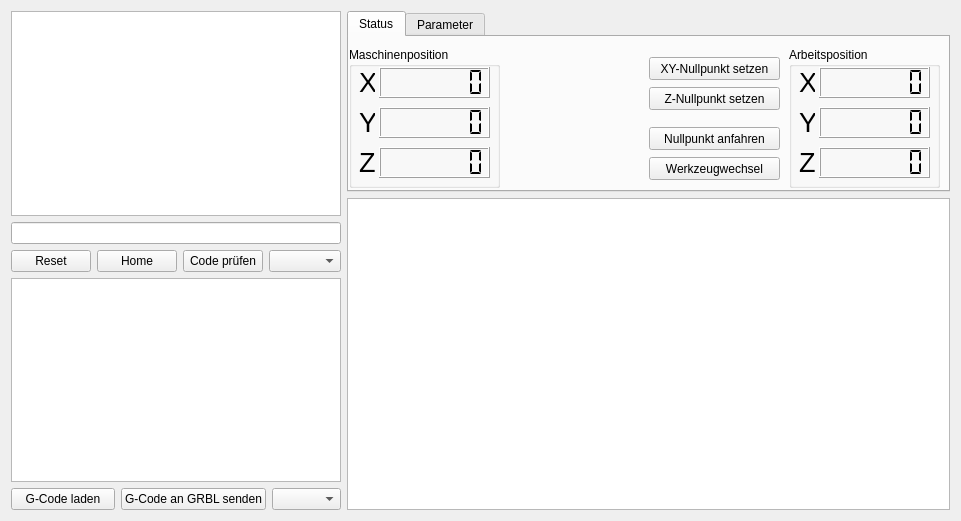
<?xml version="1.0" encoding="UTF-8"?>
<ui version="4.0">
 <class>MainWindow</class>
 <widget class="QMainWindow" name="MainWindow">
  <property name="geometry">
   <rect>
    <x>0</x>
    <y>0</y>
    <width>961</width>
    <height>521</height>
   </rect>
  </property>
  <property name="windowTitle">
   <string>GRBLfront</string>
  </property>
  <widget class="QWidget" name="centralWidget">
   <layout class="QFormLayout" name="formLayout">
    <property name="fieldGrowthPolicy">
     <enum>QFormLayout::AllNonFixedFieldsGrow</enum>
    </property>
    <item row="0" column="0">
     <layout class="QVBoxLayout" name="verticalLayout">
      <property name="spacing">
       <number>6</number>
      </property>
      <item>
       <widget class="QTextEdit" name="actionEdit">
        <property name="maximumSize">
         <size>
          <width>369</width>
          <height>16777215</height>
         </size>
        </property>
        <property name="readOnly">
         <bool>true</bool>
        </property>
       </widget>
      </item>
      <item>
       <widget class="QLineEdit" name="stateEdit">
        <property name="minimumSize">
         <size>
          <width>314</width>
          <height>20</height>
         </size>
        </property>
       </widget>
      </item>
      <item>
       <layout class="QHBoxLayout" name="horizontalLayout">
        <item>
         <widget class="QPushButton" name="resetButton">
          <property name="maximumSize">
           <size>
            <width>88</width>
            <height>16777215</height>
           </size>
          </property>
          <property name="text">
           <string>Reset</string>
          </property>
         </widget>
        </item>
        <item>
         <widget class="QPushButton" name="homeButton">
          <property name="maximumSize">
           <size>
            <width>87</width>
            <height>16777215</height>
           </size>
          </property>
          <property name="text">
           <string>Home</string>
          </property>
         </widget>
        </item>
        <item>
         <widget class="QPushButton" name="checkButton">
          <property name="maximumSize">
           <size>
            <width>87</width>
            <height>16777215</height>
           </size>
          </property>
          <property name="text">
           <string>Code prüfen</string>
          </property>
         </widget>
        </item>
        <item>
         <widget class="QComboBox" name="keypadcom">
          <property name="toolTip">
           <string>&lt;html&gt;&lt;head/&gt;&lt;body&gt;&lt;p&gt;KeyPad comport&lt;/p&gt;&lt;/body&gt;&lt;/html&gt;</string>
          </property>
         </widget>
        </item>
       </layout>
      </item>
      <item>
       <widget class="QTextEdit" name="gcodeEdit">
        <property name="maximumSize">
         <size>
          <width>369</width>
          <height>16777215</height>
         </size>
        </property>
       </widget>
      </item>
      <item>
       <layout class="QHBoxLayout" name="horizontalLayout_2">
        <item>
         <widget class="QPushButton" name="gloadButton">
          <property name="maximumSize">
           <size>
            <width>181</width>
            <height>16777215</height>
           </size>
          </property>
          <property name="text">
           <string>G-Code laden</string>
          </property>
         </widget>
        </item>
        <item>
         <widget class="QPushButton" name="gsendButton">
          <property name="maximumSize">
           <size>
            <width>180</width>
            <height>16777215</height>
           </size>
          </property>
          <property name="text">
           <string>G-Code an GRBL senden</string>
          </property>
         </widget>
        </item>
        <item>
         <widget class="QComboBox" name="grblcom">
          <property name="maximumSize">
           <size>
            <width>69</width>
            <height>16777215</height>
           </size>
          </property>
          <property name="toolTip">
           <string>&lt;html&gt;&lt;head/&gt;&lt;body&gt;&lt;p&gt;GRBL comport&lt;/p&gt;&lt;/body&gt;&lt;/html&gt;</string>
          </property>
          <property name="insertPolicy">
           <enum>QComboBox::InsertAtBottom</enum>
          </property>
         </widget>
        </item>
       </layout>
      </item>
     </layout>
    </item>
    <item row="0" column="1">
     <layout class="QVBoxLayout" name="verticalLayout_2">
      <item>
       <widget class="QTabWidget" name="tabWidget">
        <property name="minimumSize">
         <size>
          <width>601</width>
          <height>181</height>
         </size>
        </property>
        <property name="maximumSize">
         <size>
          <width>16777215</width>
          <height>181</height>
         </size>
        </property>
        <property name="currentIndex">
         <number>0</number>
        </property>
        <widget class="QWidget" name="tab">
         <attribute name="title">
          <string>Status</string>
         </attribute>
         <widget class="QGroupBox" name="groupBox_2">
          <property name="geometry">
           <rect>
            <x>0</x>
            <y>10</y>
            <width>151</width>
            <height>141</height>
           </rect>
          </property>
          <property name="title">
           <string>Maschinenposition</string>
          </property>
          <widget class="QLCDNumber" name="lcdMXpos">
           <property name="geometry">
            <rect>
             <x>30</x>
             <y>20</y>
             <width>111</width>
             <height>31</height>
            </rect>
           </property>
           <property name="digitCount">
            <number>7</number>
           </property>
           <property name="segmentStyle">
            <enum>QLCDNumber::Flat</enum>
           </property>
          </widget>
          <widget class="QLCDNumber" name="lcdMYpos">
           <property name="geometry">
            <rect>
             <x>30</x>
             <y>60</y>
             <width>111</width>
             <height>31</height>
            </rect>
           </property>
           <property name="digitCount">
            <number>7</number>
           </property>
           <property name="segmentStyle">
            <enum>QLCDNumber::Flat</enum>
           </property>
          </widget>
          <widget class="QLCDNumber" name="lcdMZpos">
           <property name="geometry">
            <rect>
             <x>30</x>
             <y>100</y>
             <width>111</width>
             <height>31</height>
            </rect>
           </property>
           <property name="smallDecimalPoint">
            <bool>false</bool>
           </property>
           <property name="digitCount">
            <number>7</number>
           </property>
           <property name="segmentStyle">
            <enum>QLCDNumber::Flat</enum>
           </property>
          </widget>
          <widget class="QLabel" name="label">
           <property name="geometry">
            <rect>
             <x>10</x>
             <y>20</y>
             <width>16</width>
             <height>31</height>
            </rect>
           </property>
           <property name="text">
            <string>&lt;html&gt;&lt;head/&gt;&lt;body&gt;&lt;p&gt;&lt;span style=&quot; font-size:20pt;&quot;&gt;X&lt;/span&gt;&lt;/p&gt;&lt;/body&gt;&lt;/html&gt;</string>
           </property>
          </widget>
          <widget class="QLabel" name="label_2">
           <property name="geometry">
            <rect>
             <x>10</x>
             <y>60</y>
             <width>16</width>
             <height>31</height>
            </rect>
           </property>
           <property name="text">
            <string>&lt;html&gt;&lt;head/&gt;&lt;body&gt;&lt;p&gt;&lt;span style=&quot; font-size:20pt;&quot;&gt;Y&lt;/span&gt;&lt;/p&gt;&lt;/body&gt;&lt;/html&gt;</string>
           </property>
          </widget>
          <widget class="QLabel" name="label_3">
           <property name="geometry">
            <rect>
             <x>10</x>
             <y>100</y>
             <width>16</width>
             <height>31</height>
            </rect>
           </property>
           <property name="text">
            <string>&lt;html&gt;&lt;head/&gt;&lt;body&gt;&lt;p&gt;&lt;span style=&quot; font-size:20pt;&quot;&gt;Z&lt;/span&gt;&lt;/p&gt;&lt;/body&gt;&lt;/html&gt;</string>
           </property>
          </widget>
         </widget>
         <widget class="QGroupBox" name="groupBox_3">
          <property name="geometry">
           <rect>
            <x>440</x>
            <y>10</y>
            <width>151</width>
            <height>141</height>
           </rect>
          </property>
          <property name="title">
           <string>Arbeitsposition</string>
          </property>
          <widget class="QLCDNumber" name="lcdWXpos">
           <property name="geometry">
            <rect>
             <x>30</x>
             <y>20</y>
             <width>111</width>
             <height>31</height>
            </rect>
           </property>
           <property name="digitCount">
            <number>7</number>
           </property>
           <property name="segmentStyle">
            <enum>QLCDNumber::Flat</enum>
           </property>
          </widget>
          <widget class="QLCDNumber" name="lcdWYpos">
           <property name="geometry">
            <rect>
             <x>30</x>
             <y>60</y>
             <width>111</width>
             <height>31</height>
            </rect>
           </property>
           <property name="digitCount">
            <number>7</number>
           </property>
           <property name="segmentStyle">
            <enum>QLCDNumber::Flat</enum>
           </property>
          </widget>
          <widget class="QLCDNumber" name="lcdWZpos">
           <property name="geometry">
            <rect>
             <x>30</x>
             <y>100</y>
             <width>111</width>
             <height>31</height>
            </rect>
           </property>
           <property name="smallDecimalPoint">
            <bool>false</bool>
           </property>
           <property name="digitCount">
            <number>7</number>
           </property>
           <property name="segmentStyle">
            <enum>QLCDNumber::Flat</enum>
           </property>
          </widget>
          <widget class="QLabel" name="label_4">
           <property name="geometry">
            <rect>
             <x>10</x>
             <y>20</y>
             <width>16</width>
             <height>31</height>
            </rect>
           </property>
           <property name="text">
            <string>&lt;html&gt;&lt;head/&gt;&lt;body&gt;&lt;p&gt;&lt;span style=&quot; font-size:20pt;&quot;&gt;X&lt;/span&gt;&lt;/p&gt;&lt;/body&gt;&lt;/html&gt;</string>
           </property>
          </widget>
          <widget class="QLabel" name="label_5">
           <property name="geometry">
            <rect>
             <x>10</x>
             <y>60</y>
             <width>16</width>
             <height>31</height>
            </rect>
           </property>
           <property name="text">
            <string>&lt;html&gt;&lt;head/&gt;&lt;body&gt;&lt;p&gt;&lt;span style=&quot; font-size:20pt;&quot;&gt;Y&lt;/span&gt;&lt;/p&gt;&lt;/body&gt;&lt;/html&gt;</string>
           </property>
          </widget>
          <widget class="QLabel" name="label_6">
           <property name="geometry">
            <rect>
             <x>10</x>
             <y>100</y>
             <width>16</width>
             <height>31</height>
            </rect>
           </property>
           <property name="text">
            <string>&lt;html&gt;&lt;head/&gt;&lt;body&gt;&lt;p&gt;&lt;span style=&quot; font-size:20pt;&quot;&gt;Z&lt;/span&gt;&lt;/p&gt;&lt;/body&gt;&lt;/html&gt;</string>
           </property>
          </widget>
         </widget>
         <widget class="QPushButton" name="xynullButton">
          <property name="geometry">
           <rect>
            <x>300</x>
            <y>20</y>
            <width>131</width>
            <height>23</height>
           </rect>
          </property>
          <property name="text">
           <string>XY-Nullpunkt setzen</string>
          </property>
         </widget>
         <widget class="QPushButton" name="znullButton">
          <property name="geometry">
           <rect>
            <x>300</x>
            <y>50</y>
            <width>131</width>
            <height>23</height>
           </rect>
          </property>
          <property name="text">
           <string>Z-Nullpunkt setzen</string>
          </property>
         </widget>
         <widget class="QPushButton" name="gonullButton">
          <property name="geometry">
           <rect>
            <x>300</x>
            <y>90</y>
            <width>131</width>
            <height>23</height>
           </rect>
          </property>
          <property name="text">
           <string>Nullpunkt anfahren</string>
          </property>
         </widget>
         <widget class="QPushButton" name="gotoollButton">
          <property name="geometry">
           <rect>
            <x>300</x>
            <y>120</y>
            <width>131</width>
            <height>23</height>
           </rect>
          </property>
          <property name="text">
           <string>Werkzeugwechsel</string>
          </property>
         </widget>
         <widget class="QLabel" name="stateView">
          <property name="geometry">
           <rect>
            <x>270</x>
            <y>20</y>
            <width>21</width>
            <height>121</height>
           </rect>
          </property>
          <property name="text">
           <string/>
          </property>
         </widget>
        </widget>
        <widget class="QWidget" name="tab_2">
         <attribute name="title">
          <string>Parameter</string>
         </attribute>
         <widget class="QLineEdit" name="xsmmEdit">
          <property name="geometry">
           <rect>
            <x>10</x>
            <y>10</y>
            <width>51</width>
            <height>20</height>
           </rect>
          </property>
          <property name="alignment">
           <set>Qt::AlignRight|Qt::AlignTrailing|Qt::AlignVCenter</set>
          </property>
         </widget>
         <widget class="QLabel" name="label_7">
          <property name="geometry">
           <rect>
            <x>70</x>
            <y>10</y>
            <width>71</width>
            <height>21</height>
           </rect>
          </property>
          <property name="text">
           <string>X-Schritte/mm</string>
          </property>
         </widget>
         <widget class="QLabel" name="label_8">
          <property name="geometry">
           <rect>
            <x>70</x>
            <y>30</y>
            <width>71</width>
            <height>21</height>
           </rect>
          </property>
          <property name="text">
           <string>Y-Schritte/mm</string>
          </property>
         </widget>
         <widget class="QLineEdit" name="ysmmEdit">
          <property name="geometry">
           <rect>
            <x>10</x>
            <y>30</y>
            <width>51</width>
            <height>20</height>
           </rect>
          </property>
          <property name="alignment">
           <set>Qt::AlignRight|Qt::AlignTrailing|Qt::AlignVCenter</set>
          </property>
         </widget>
         <widget class="QLabel" name="label_9">
          <property name="geometry">
           <rect>
            <x>70</x>
            <y>50</y>
            <width>71</width>
            <height>21</height>
           </rect>
          </property>
          <property name="text">
           <string>Z-Schritte/mm</string>
          </property>
         </widget>
         <widget class="QLineEdit" name="zsmmEdit">
          <property name="geometry">
           <rect>
            <x>10</x>
            <y>50</y>
            <width>51</width>
            <height>20</height>
           </rect>
          </property>
          <property name="alignment">
           <set>Qt::AlignRight|Qt::AlignTrailing|Qt::AlignVCenter</set>
          </property>
         </widget>
         <widget class="QLabel" name="label_10">
          <property name="geometry">
           <rect>
            <x>210</x>
            <y>30</y>
            <width>61</width>
            <height>21</height>
           </rect>
          </property>
          <property name="text">
           <string>Ymax mm/s</string>
          </property>
         </widget>
         <widget class="QLabel" name="label_11">
          <property name="geometry">
           <rect>
            <x>210</x>
            <y>10</y>
            <width>61</width>
            <height>21</height>
           </rect>
          </property>
          <property name="text">
           <string>Xmax mm/s</string>
          </property>
         </widget>
         <widget class="QLineEdit" name="xmaxEdit">
          <property name="geometry">
           <rect>
            <x>150</x>
            <y>10</y>
            <width>51</width>
            <height>20</height>
           </rect>
          </property>
          <property name="alignment">
           <set>Qt::AlignRight|Qt::AlignTrailing|Qt::AlignVCenter</set>
          </property>
         </widget>
         <widget class="QLineEdit" name="zmaxEdit">
          <property name="geometry">
           <rect>
            <x>150</x>
            <y>50</y>
            <width>51</width>
            <height>20</height>
           </rect>
          </property>
          <property name="alignment">
           <set>Qt::AlignRight|Qt::AlignTrailing|Qt::AlignVCenter</set>
          </property>
         </widget>
         <widget class="QLabel" name="label_12">
          <property name="geometry">
           <rect>
            <x>210</x>
            <y>50</y>
            <width>61</width>
            <height>21</height>
           </rect>
          </property>
          <property name="text">
           <string>Zmax mm/s</string>
          </property>
         </widget>
         <widget class="QLineEdit" name="ymaxEdit">
          <property name="geometry">
           <rect>
            <x>150</x>
            <y>30</y>
            <width>51</width>
            <height>20</height>
           </rect>
          </property>
          <property name="alignment">
           <set>Qt::AlignRight|Qt::AlignTrailing|Qt::AlignVCenter</set>
          </property>
         </widget>
         <widget class="QLabel" name="label_13">
          <property name="geometry">
           <rect>
            <x>340</x>
            <y>30</y>
            <width>71</width>
            <height>21</height>
           </rect>
          </property>
          <property name="text">
           <string>Yacc mm/s^2</string>
          </property>
         </widget>
         <widget class="QLabel" name="label_14">
          <property name="geometry">
           <rect>
            <x>340</x>
            <y>10</y>
            <width>71</width>
            <height>21</height>
           </rect>
          </property>
          <property name="text">
           <string>Xacc mm/s^2</string>
          </property>
         </widget>
         <widget class="QLineEdit" name="xaccEdit">
          <property name="geometry">
           <rect>
            <x>280</x>
            <y>10</y>
            <width>51</width>
            <height>20</height>
           </rect>
          </property>
          <property name="alignment">
           <set>Qt::AlignRight|Qt::AlignTrailing|Qt::AlignVCenter</set>
          </property>
         </widget>
         <widget class="QLineEdit" name="zaccEdit">
          <property name="geometry">
           <rect>
            <x>280</x>
            <y>50</y>
            <width>51</width>
            <height>20</height>
           </rect>
          </property>
          <property name="alignment">
           <set>Qt::AlignRight|Qt::AlignTrailing|Qt::AlignVCenter</set>
          </property>
         </widget>
         <widget class="QLabel" name="label_15">
          <property name="geometry">
           <rect>
            <x>340</x>
            <y>50</y>
            <width>71</width>
            <height>21</height>
           </rect>
          </property>
          <property name="text">
           <string>Zacc mm/s^2</string>
          </property>
         </widget>
         <widget class="QLineEdit" name="yaccEdit">
          <property name="geometry">
           <rect>
            <x>280</x>
            <y>30</y>
            <width>51</width>
            <height>20</height>
           </rect>
          </property>
          <property name="alignment">
           <set>Qt::AlignRight|Qt::AlignTrailing|Qt::AlignVCenter</set>
          </property>
         </widget>
         <widget class="QGroupBox" name="groupBox_4">
          <property name="geometry">
           <rect>
            <x>10</x>
            <y>70</y>
            <width>191</width>
            <height>81</height>
           </rect>
          </property>
          <property name="title">
           <string>Signalinvertierungen</string>
          </property>
          <widget class="QCheckBox" name="xstepBox">
           <property name="geometry">
            <rect>
             <x>10</x>
             <y>20</y>
             <width>61</width>
             <height>17</height>
            </rect>
           </property>
           <property name="text">
            <string>X_Step</string>
           </property>
          </widget>
          <widget class="QCheckBox" name="ystepBox">
           <property name="geometry">
            <rect>
             <x>10</x>
             <y>40</y>
             <width>61</width>
             <height>17</height>
            </rect>
           </property>
           <property name="text">
            <string>Y_Step</string>
           </property>
          </widget>
          <widget class="QCheckBox" name="zstepBox">
           <property name="geometry">
            <rect>
             <x>10</x>
             <y>60</y>
             <width>61</width>
             <height>17</height>
            </rect>
           </property>
           <property name="text">
            <string>Z_Step</string>
           </property>
          </widget>
          <widget class="QCheckBox" name="zdirBox">
           <property name="geometry">
            <rect>
             <x>70</x>
             <y>60</y>
             <width>51</width>
             <height>17</height>
            </rect>
           </property>
           <property name="text">
            <string>Z_Dir</string>
           </property>
          </widget>
          <widget class="QCheckBox" name="ydirBox">
           <property name="geometry">
            <rect>
             <x>70</x>
             <y>40</y>
             <width>51</width>
             <height>17</height>
            </rect>
           </property>
           <property name="text">
            <string>Y_Dir</string>
           </property>
          </widget>
          <widget class="QCheckBox" name="xdirBox">
           <property name="geometry">
            <rect>
             <x>70</x>
             <y>20</y>
             <width>51</width>
             <height>17</height>
            </rect>
           </property>
           <property name="text">
            <string>X_Dir</string>
           </property>
          </widget>
          <widget class="QCheckBox" name="zhomeBox">
           <property name="geometry">
            <rect>
             <x>120</x>
             <y>60</y>
             <width>61</width>
             <height>17</height>
            </rect>
           </property>
           <property name="text">
            <string>Z_Home</string>
           </property>
          </widget>
          <widget class="QCheckBox" name="yhomeBox">
           <property name="geometry">
            <rect>
             <x>120</x>
             <y>40</y>
             <width>61</width>
             <height>17</height>
            </rect>
           </property>
           <property name="text">
            <string>Y_Home</string>
           </property>
          </widget>
          <widget class="QCheckBox" name="xhomeBox">
           <property name="geometry">
            <rect>
             <x>120</x>
             <y>20</y>
             <width>61</width>
             <height>17</height>
            </rect>
           </property>
           <property name="text">
            <string>X_Home</string>
           </property>
          </widget>
         </widget>
         <widget class="QCheckBox" name="inchBox">
          <property name="geometry">
           <rect>
            <x>210</x>
            <y>80</y>
            <width>41</width>
            <height>17</height>
           </rect>
          </property>
          <property name="text">
           <string>Inch</string>
          </property>
         </widget>
         <widget class="QCheckBox" name="hardlimitBox">
          <property name="geometry">
           <rect>
            <x>210</x>
            <y>100</y>
            <width>91</width>
            <height>17</height>
           </rect>
          </property>
          <property name="text">
           <string>Limit Schalter</string>
          </property>
         </widget>
         <widget class="QCheckBox" name="homecycleBox">
          <property name="geometry">
           <rect>
            <x>210</x>
            <y>120</y>
            <width>91</width>
            <height>17</height>
           </rect>
          </property>
          <property name="text">
           <string>Home Schalter</string>
          </property>
         </widget>
         <widget class="QCheckBox" name="autostartBox">
          <property name="geometry">
           <rect>
            <x>260</x>
            <y>80</y>
            <width>71</width>
            <height>17</height>
           </rect>
          </property>
          <property name="text">
           <string>AutoStart</string>
          </property>
         </widget>
         <widget class="QCheckBox" name="invstepBox">
          <property name="geometry">
           <rect>
            <x>340</x>
            <y>80</y>
            <width>71</width>
            <height>17</height>
           </rect>
          </property>
          <property name="text">
           <string>InvertStep</string>
          </property>
         </widget>
         <widget class="QPushButton" name="paramreadButton">
          <property name="geometry">
           <rect>
            <x>340</x>
            <y>110</y>
            <width>71</width>
            <height>21</height>
           </rect>
          </property>
          <property name="text">
           <string>Lesen</string>
          </property>
         </widget>
         <widget class="QPushButton" name="paramwriteButton">
          <property name="geometry">
           <rect>
            <x>340</x>
            <y>130</y>
            <width>71</width>
            <height>21</height>
           </rect>
          </property>
          <property name="text">
           <string>Schreiben</string>
          </property>
         </widget>
         <widget class="QLineEdit" name="homeseekEdit">
          <property name="geometry">
           <rect>
            <x>420</x>
            <y>10</y>
            <width>51</width>
            <height>20</height>
           </rect>
          </property>
          <property name="alignment">
           <set>Qt::AlignRight|Qt::AlignTrailing|Qt::AlignVCenter</set>
          </property>
         </widget>
         <widget class="QLabel" name="label_16">
          <property name="geometry">
           <rect>
            <x>480</x>
            <y>10</y>
            <width>111</width>
            <height>21</height>
           </rect>
          </property>
          <property name="text">
           <string>Home Suchtempo mm/s</string>
          </property>
         </widget>
         <widget class="QLineEdit" name="homefeedEdit">
          <property name="geometry">
           <rect>
            <x>420</x>
            <y>30</y>
            <width>51</width>
            <height>20</height>
           </rect>
          </property>
          <property name="alignment">
           <set>Qt::AlignRight|Qt::AlignTrailing|Qt::AlignVCenter</set>
          </property>
         </widget>
         <widget class="QLabel" name="label_17">
          <property name="geometry">
           <rect>
            <x>480</x>
            <y>30</y>
            <width>111</width>
            <height>21</height>
           </rect>
          </property>
          <property name="text">
           <string>Home Anfahrt mm/s</string>
          </property>
         </widget>
         <widget class="QLineEdit" name="plenEdit">
          <property name="geometry">
           <rect>
            <x>420</x>
            <y>50</y>
            <width>51</width>
            <height>20</height>
           </rect>
          </property>
          <property name="alignment">
           <set>Qt::AlignRight|Qt::AlignTrailing|Qt::AlignVCenter</set>
          </property>
         </widget>
         <widget class="QLabel" name="label_35">
          <property name="geometry">
           <rect>
            <x>480</x>
            <y>50</y>
            <width>111</width>
            <height>21</height>
           </rect>
          </property>
          <property name="text">
           <string>Pulslänge/µsec</string>
          </property>
         </widget>
         <widget class="QLineEdit" name="feedEdit">
          <property name="geometry">
           <rect>
            <x>420</x>
            <y>70</y>
            <width>51</width>
            <height>20</height>
           </rect>
          </property>
          <property name="alignment">
           <set>Qt::AlignRight|Qt::AlignTrailing|Qt::AlignVCenter</set>
          </property>
         </widget>
         <widget class="QLabel" name="label_36">
          <property name="geometry">
           <rect>
            <x>480</x>
            <y>70</y>
            <width>111</width>
            <height>21</height>
           </rect>
          </property>
          <property name="text">
           <string>Schneiden mm/s</string>
          </property>
         </widget>
         <widget class="QLineEdit" name="devEdit">
          <property name="geometry">
           <rect>
            <x>420</x>
            <y>90</y>
            <width>51</width>
            <height>20</height>
           </rect>
          </property>
          <property name="alignment">
           <set>Qt::AlignRight|Qt::AlignTrailing|Qt::AlignVCenter</set>
          </property>
         </widget>
         <widget class="QLabel" name="label_37">
          <property name="geometry">
           <rect>
            <x>480</x>
            <y>90</y>
            <width>111</width>
            <height>21</height>
           </rect>
          </property>
          <property name="text">
           <string>Eckenbremse mm</string>
          </property>
         </widget>
         <widget class="QLineEdit" name="arctolEdit">
          <property name="geometry">
           <rect>
            <x>420</x>
            <y>110</y>
            <width>51</width>
            <height>20</height>
           </rect>
          </property>
          <property name="alignment">
           <set>Qt::AlignRight|Qt::AlignTrailing|Qt::AlignVCenter</set>
          </property>
         </widget>
         <widget class="QLabel" name="label_38">
          <property name="geometry">
           <rect>
            <x>480</x>
            <y>110</y>
            <width>111</width>
            <height>21</height>
           </rect>
          </property>
          <property name="text">
           <string>Kreisgenauigkeit mm</string>
          </property>
         </widget>
         <widget class="QLineEdit" name="nkommaEdit">
          <property name="geometry">
           <rect>
            <x>420</x>
            <y>130</y>
            <width>51</width>
            <height>20</height>
           </rect>
          </property>
          <property name="alignment">
           <set>Qt::AlignRight|Qt::AlignTrailing|Qt::AlignVCenter</set>
          </property>
         </widget>
         <widget class="QLabel" name="label_39">
          <property name="geometry">
           <rect>
            <x>480</x>
            <y>130</y>
            <width>111</width>
            <height>21</height>
           </rect>
          </property>
          <property name="text">
           <string>Nachkommastellen</string>
          </property>
         </widget>
        </widget>
       </widget>
      </item>
      <item>
       <widget class="GLWidget" name="glView"/>
      </item>
     </layout>
    </item>
   </layout>
  </widget>
  <widget class="QMenuBar" name="menuBar">
   <property name="geometry">
    <rect>
     <x>0</x>
     <y>0</y>
     <width>961</width>
     <height>21</height>
    </rect>
   </property>
  </widget>
 </widget>
 <layoutdefault spacing="6" margin="11"/>
 <customwidgets>
  <customwidget>
   <class>GLWidget</class>
   <extends>QGraphicsView</extends>
   <header>glwidget.h</header>
  </customwidget>
 </customwidgets>
 <resources/>
 <connections/>
</ui>
